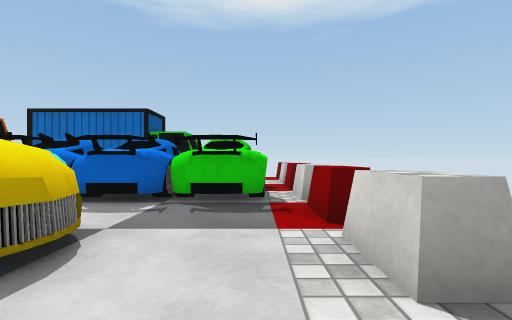
[1] (above)

16 first-person views from a walk through a Unity game level. The camera is 0.4 m above the floor, looks level and sees 85° across. The floor is counted in squares, 0.5 m on a side. Each view is taken from the middle of a square. On the plan, view 1 faces up. The plan holds only what a view shows up to about 10 squares ahead; the rest is blank. The player character is not drawn. Some surface patterns are stand-ins.

[2]
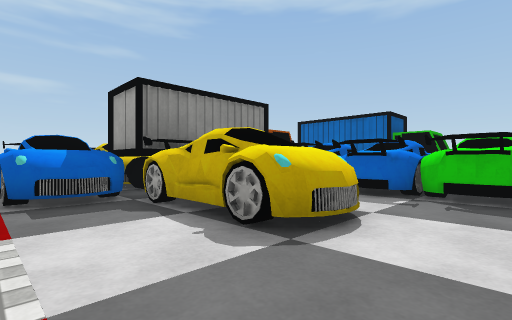

[3]
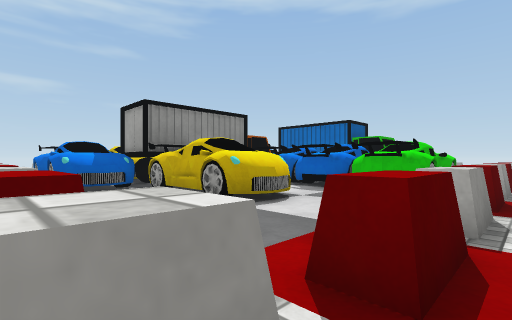

[4]
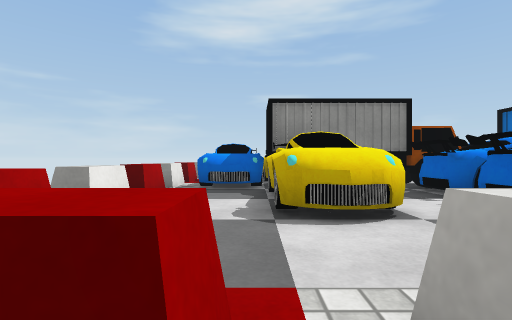

[5]
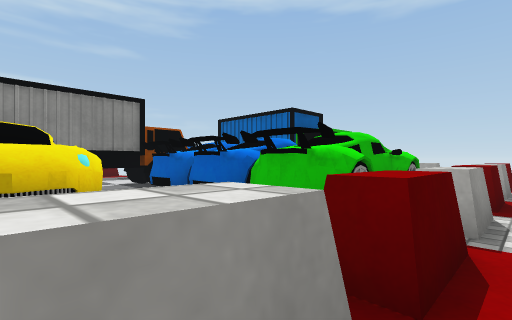

[6]
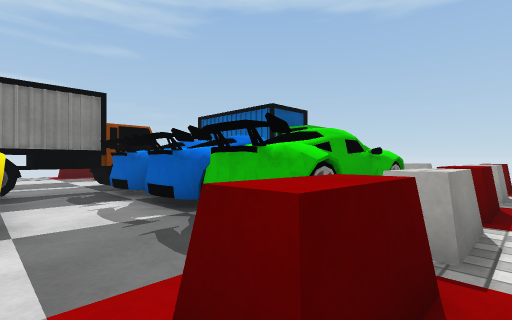

[7]
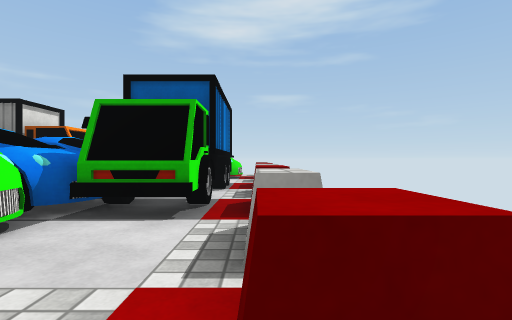

[8]
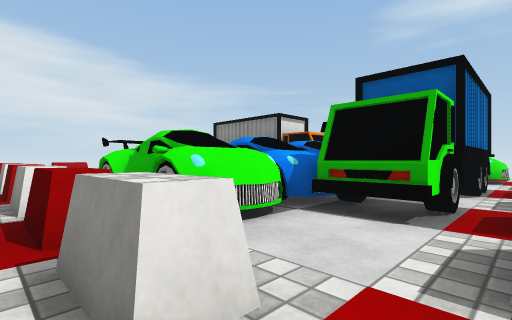

[9]
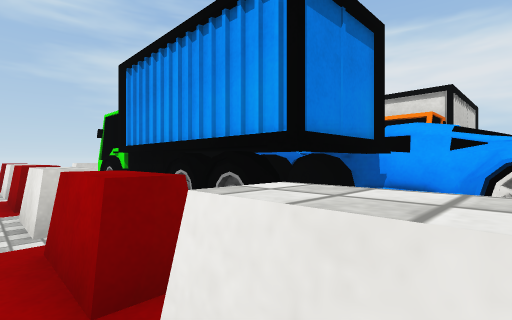

[10]
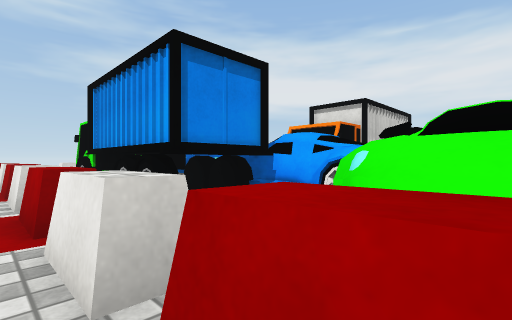

[11]
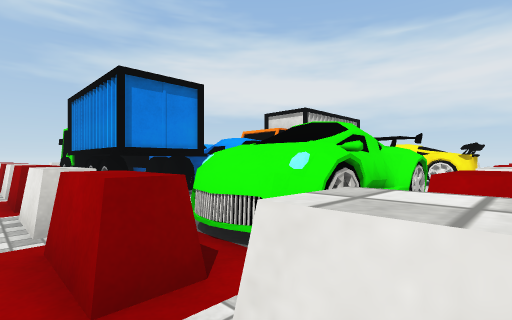

[12]
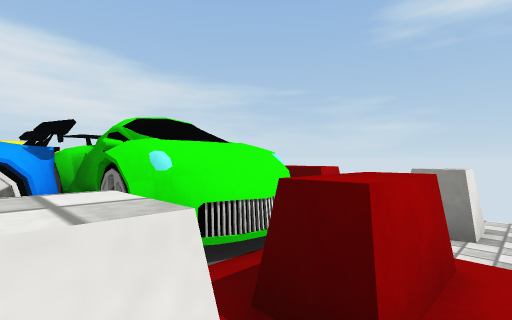

[13]
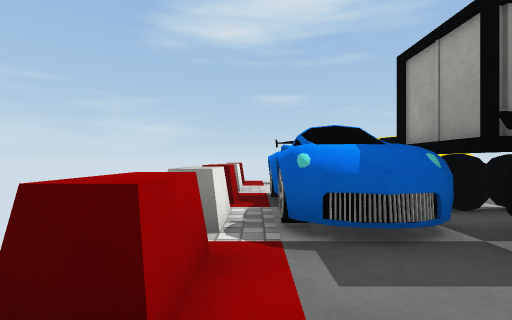

[14]
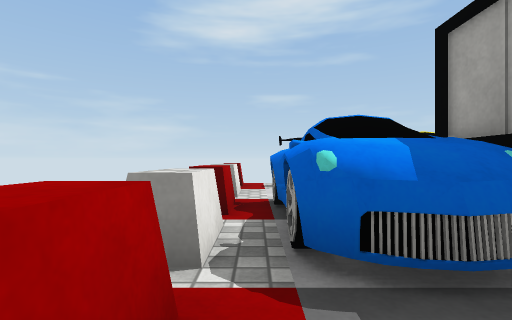

[15]
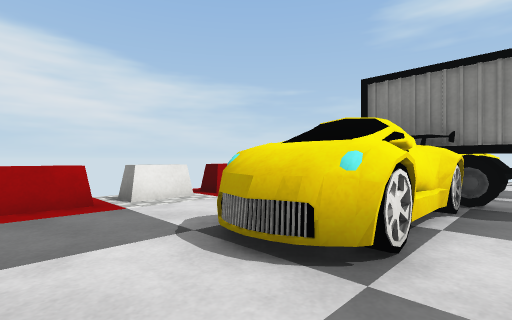

[16]
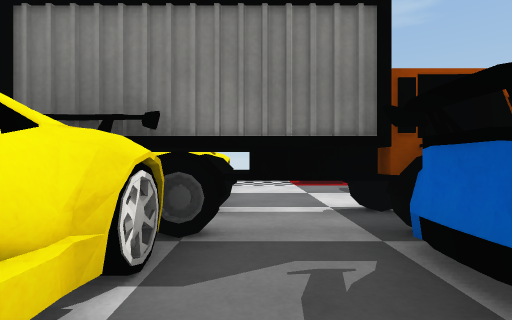

### Floor plan
Key: @ floor where view 1 was taken; # wall or solid block; x gap in a wall; . floor; = window, fence, low wall or low ledge; T truck; O other object.
Columns run from 13 left of view 1 to 2 right of it. Each row starts with its distance up from view 1.
 13 .............
 12 =.===========x=.
 11 =OOO.T##TTTT..x.
 10 =OOO.T####TT..=.
  9 =OOOOTTTTTTTOO=.
  8 =OOO OO OOOOOO=.
  7 = OO TTTOOOOOO=.
  6 = ...TTTOOOOOO=.
  5 .....TTTOOOOOO=.
  4 .....T#T......=.
  3  OOOOT##OOOO..x.
  2  OOOOT##OOOO..=.
  1  #   TTTO.OO..x.
  0    OOOOO.....@=.
 -1 =.=#OOOO.......
 -2 =  ======x=x=x=.

Where each view was taken, in squares from view 1:
view 1: 0 up, 0 right, facing up
view 2: 1 down, 0 right, facing up-left
view 3: 2 down, 2 right, facing up-left
view 4: 1 up, 2 right, facing left
view 5: 2 up, 2 right, facing up-left
view 6: 3 up, 2 right, facing up-left
view 7: 12 up, 2 right, facing left
view 8: 12 up, 2 right, facing down-left
view 9: 13 up, 9 left, facing down-right
view 10: 13 up, 11 left, facing down-right
view 11: 13 up, 13 left, facing down-right
view 12: 13 up, 9 left, facing down-left
view 13: 1 down, 3 left, facing left
view 14: 1 down, 4 left, facing left
view 15: 4 up, 0 right, facing down-left
view 16: 4 up, 3 left, facing left
